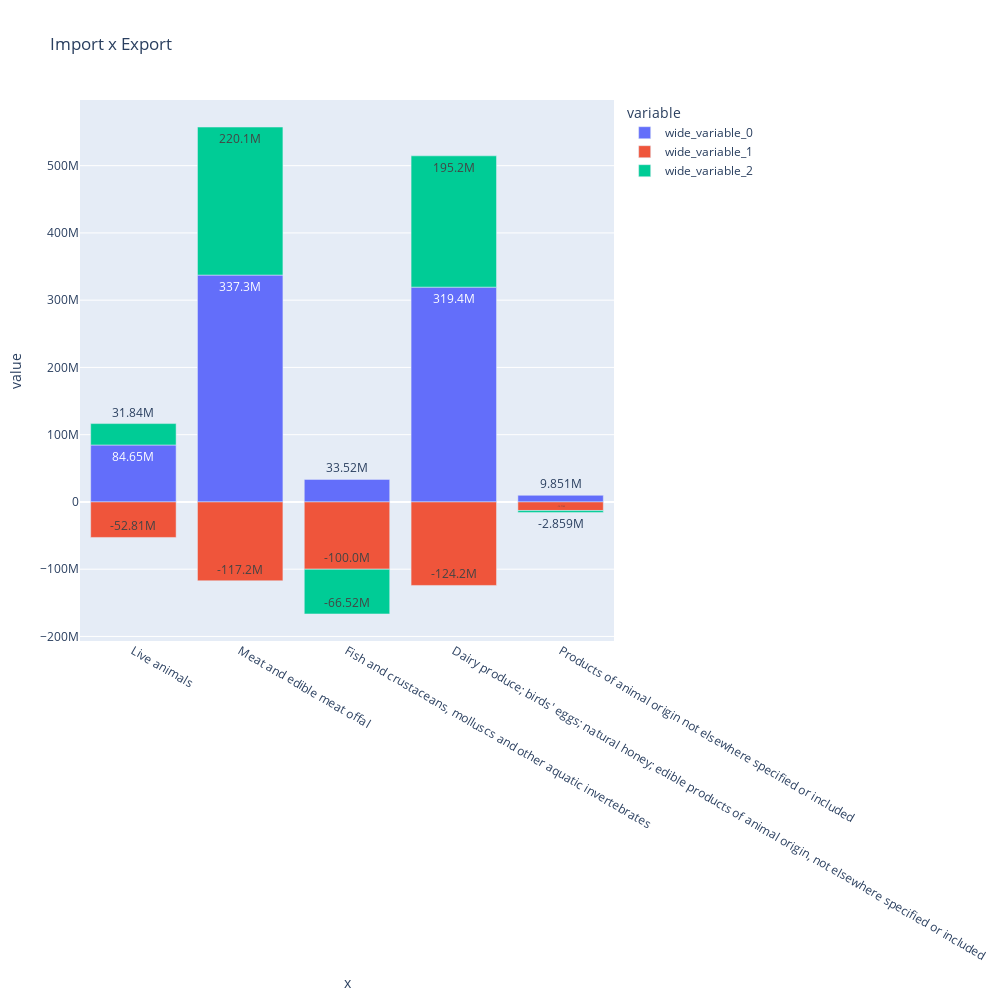

Write notebook code for a chart like this one.
### Code cell
# fig = px.bar(df_t, x="Goods", y=["Cost_i", "Cost_e", "total"], title="Import x Export", width=1300, height = 2300)
# fig.show()

fig = px.bar(df_t, x=df_t.Goods[:5], y=[df_t.Cost_i[:5], df_t.Cost_e[:5], df_t.total[:5]], 
             title="Import x Export",
             labels={"Cost_i": "Cost_i", "Cost_e": "Cost_e"},
#              name="go",
             width=1000, 
             height = 1000,
             text_auto='.4s')
# fig.update_layout(legend_traceorder="reversed")
fig.show()

### Figure 1 — Plotly figure (JSON) as saved in the notebook; plotly's stock layout.template omitted (floating-point values rounded to 4 significant figures)
{"data": [{"alignmentgroup": "True", "hovertemplate": "variable=wide_variable_0<br>x=%{x}<br>value=%{y}<extra></extra>", "legendgroup": "wide_variable_0", "marker": {"color": "#636efa", "pattern": {"shape": ""}}, "name": "wide_variable_0", "offsetgroup": "wide_variable_0", "orientation": "v", "showlegend": true, "textposition": "auto", "texttemplate": "%{y:.4s}", "type": "bar", "x": ["Live animals", "Meat and edible meat offal", "Fish and crustaceans, molluscs and other aquatic invertebrates", "Dairy produce; birds' eggs; natural honey; edible products of animal origin, not elsewhere specified or included", "Products of animal origin not elsewhere specified or included"], "xaxis": "x", "y": [84649000, 337309000, 33520000, 319386000, 9851000], "yaxis": "y"}, {"alignmentgroup": "True", "hovertemplate": "variable=wide_variable_1<br>x=%{x}<br>value=%{y}<extra></extra>", "legendgroup": "wide_variable_1", "marker": {"color": "#EF553B", "pattern": {"shape": ""}}, "name": "wide_variable_1", "offsetgroup": "wide_variable_1", "orientation": "v", "showlegend": true, "textposition": "auto", "texttemplate": "%{y:.4s}", "type": "bar", "x": ["Live animals", "Meat and edible meat offal", "Fish and crustaceans, molluscs and other aquatic invertebrates", "Dairy produce; birds' eggs; natural honey; edible products of animal origin, not elsewhere specified or included", "Products of animal origin not elsewhere specified or included"], "xaxis": "x", "y": [-52812000, -117214000, -100036000, -124170000, -12710000], "yaxis": "y"}, {"alignmentgroup": "True", "hovertemplate": "variable=wide_variable_2<br>x=%{x}<br>value=%{y}<extra></extra>", "legendgroup": "wide_variable_2", "marker": {"color": "#00cc96", "pattern": {"shape": ""}}, "name": "wide_variable_2", "offsetgroup": "wide_variable_2", "orientation": "v", "showlegend": true, "textposition": "auto", "texttemplate": "%{y:.4s}", "type": "bar", "x": ["Live animals", "Meat and edible meat offal", "Fish and crustaceans, molluscs and other aquatic invertebrates", "Dairy produce; birds' eggs; natural honey; edible products of animal origin, not elsewhere specified or included", "Products of animal origin not elsewhere specified or included"], "xaxis": "x", "y": [31837000, 220095000, -66516000, 195216000, -2859000], "yaxis": "y"}], "layout": {"barmode": "relative", "height": 1000, "legend": {"title": {"text": "variable"}, "tracegroupgap": 0}, "title": {"text": "Import x Export"}, "width": 1000, "xaxis": {"anchor": "y", "domain": [0, 1], "title": {"text": "x"}}, "yaxis": {"anchor": "x", "domain": [0, 1], "title": {"text": "value"}}}}
